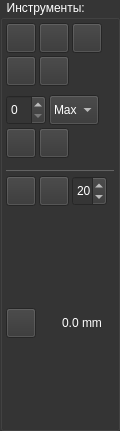
<?xml version="1.0" encoding="UTF-8"?>
<ui version="4.0">
 <class>MeshTools</class>
 <widget class="QWidget" name="MeshTools">
  <property name="geometry">
   <rect>
    <x>0</x>
    <y>0</y>
    <width>120</width>
    <height>431</height>
   </rect>
  </property>
  <property name="sizePolicy">
   <sizepolicy hsizetype="Preferred" vsizetype="MinimumExpanding">
    <horstretch>0</horstretch>
    <verstretch>0</verstretch>
   </sizepolicy>
  </property>
  <property name="minimumSize">
   <size>
    <width>120</width>
    <height>0</height>
   </size>
  </property>
  <property name="maximumSize">
   <size>
    <width>120</width>
    <height>16777215</height>
   </size>
  </property>
  <property name="palette">
   <palette>
    <active>
     <colorrole role="WindowText">
      <brush brushstyle="SolidPattern">
       <color alpha="255">
        <red>255</red>
        <green>255</green>
        <blue>255</blue>
       </color>
      </brush>
     </colorrole>
     <colorrole role="Button">
      <brush brushstyle="SolidPattern">
       <color alpha="255">
        <red>53</red>
        <green>53</green>
        <blue>53</blue>
       </color>
      </brush>
     </colorrole>
     <colorrole role="Light">
      <brush brushstyle="SolidPattern">
       <color alpha="255">
        <red>53</red>
        <green>53</green>
        <blue>53</blue>
       </color>
      </brush>
     </colorrole>
     <colorrole role="Midlight">
      <brush brushstyle="SolidPattern">
       <color alpha="255">
        <red>53</red>
        <green>53</green>
        <blue>53</blue>
       </color>
      </brush>
     </colorrole>
     <colorrole role="Dark">
      <brush brushstyle="SolidPattern">
       <color alpha="255">
        <red>98</red>
        <green>98</green>
        <blue>98</blue>
       </color>
      </brush>
     </colorrole>
     <colorrole role="Mid">
      <brush brushstyle="SolidPattern">
       <color alpha="255">
        <red>154</red>
        <green>154</green>
        <blue>154</blue>
       </color>
      </brush>
     </colorrole>
     <colorrole role="Text">
      <brush brushstyle="SolidPattern">
       <color alpha="255">
        <red>255</red>
        <green>255</green>
        <blue>255</blue>
       </color>
      </brush>
     </colorrole>
     <colorrole role="BrightText">
      <brush brushstyle="SolidPattern">
       <color alpha="255">
        <red>255</red>
        <green>255</green>
        <blue>255</blue>
       </color>
      </brush>
     </colorrole>
     <colorrole role="ButtonText">
      <brush brushstyle="SolidPattern">
       <color alpha="255">
        <red>255</red>
        <green>255</green>
        <blue>255</blue>
       </color>
      </brush>
     </colorrole>
     <colorrole role="Base">
      <brush brushstyle="SolidPattern">
       <color alpha="255">
        <red>53</red>
        <green>53</green>
        <blue>53</blue>
       </color>
      </brush>
     </colorrole>
     <colorrole role="Window">
      <brush brushstyle="SolidPattern">
       <color alpha="255">
        <red>53</red>
        <green>53</green>
        <blue>53</blue>
       </color>
      </brush>
     </colorrole>
     <colorrole role="Shadow">
      <brush brushstyle="SolidPattern">
       <color alpha="255">
        <red>53</red>
        <green>53</green>
        <blue>53</blue>
       </color>
      </brush>
     </colorrole>
     <colorrole role="Highlight">
      <brush brushstyle="SolidPattern">
       <color alpha="255">
        <red>98</red>
        <green>98</green>
        <blue>98</blue>
       </color>
      </brush>
     </colorrole>
     <colorrole role="HighlightedText">
      <brush brushstyle="SolidPattern">
       <color alpha="255">
        <red>255</red>
        <green>255</green>
        <blue>255</blue>
       </color>
      </brush>
     </colorrole>
     <colorrole role="Link">
      <brush brushstyle="SolidPattern">
       <color alpha="255">
        <red>53</red>
        <green>53</green>
        <blue>53</blue>
       </color>
      </brush>
     </colorrole>
     <colorrole role="LinkVisited">
      <brush brushstyle="SolidPattern">
       <color alpha="255">
        <red>53</red>
        <green>53</green>
        <blue>53</blue>
       </color>
      </brush>
     </colorrole>
     <colorrole role="AlternateBase">
      <brush brushstyle="SolidPattern">
       <color alpha="255">
        <red>53</red>
        <green>53</green>
        <blue>53</blue>
       </color>
      </brush>
     </colorrole>
     <colorrole role="ToolTipBase">
      <brush brushstyle="SolidPattern">
       <color alpha="255">
        <red>255</red>
        <green>255</green>
        <blue>255</blue>
       </color>
      </brush>
     </colorrole>
     <colorrole role="ToolTipText">
      <brush brushstyle="SolidPattern">
       <color alpha="255">
        <red>255</red>
        <green>255</green>
        <blue>255</blue>
       </color>
      </brush>
     </colorrole>
     <colorrole role="PlaceholderText">
      <brush brushstyle="SolidPattern">
       <color alpha="128">
        <red>98</red>
        <green>98</green>
        <blue>98</blue>
       </color>
      </brush>
     </colorrole>
    </active>
    <inactive>
     <colorrole role="WindowText">
      <brush brushstyle="SolidPattern">
       <color alpha="255">
        <red>255</red>
        <green>255</green>
        <blue>255</blue>
       </color>
      </brush>
     </colorrole>
     <colorrole role="Button">
      <brush brushstyle="SolidPattern">
       <color alpha="255">
        <red>53</red>
        <green>53</green>
        <blue>53</blue>
       </color>
      </brush>
     </colorrole>
     <colorrole role="Light">
      <brush brushstyle="SolidPattern">
       <color alpha="255">
        <red>53</red>
        <green>53</green>
        <blue>53</blue>
       </color>
      </brush>
     </colorrole>
     <colorrole role="Midlight">
      <brush brushstyle="SolidPattern">
       <color alpha="255">
        <red>53</red>
        <green>53</green>
        <blue>53</blue>
       </color>
      </brush>
     </colorrole>
     <colorrole role="Dark">
      <brush brushstyle="SolidPattern">
       <color alpha="255">
        <red>98</red>
        <green>98</green>
        <blue>98</blue>
       </color>
      </brush>
     </colorrole>
     <colorrole role="Mid">
      <brush brushstyle="SolidPattern">
       <color alpha="255">
        <red>154</red>
        <green>154</green>
        <blue>154</blue>
       </color>
      </brush>
     </colorrole>
     <colorrole role="Text">
      <brush brushstyle="SolidPattern">
       <color alpha="255">
        <red>255</red>
        <green>255</green>
        <blue>255</blue>
       </color>
      </brush>
     </colorrole>
     <colorrole role="BrightText">
      <brush brushstyle="SolidPattern">
       <color alpha="255">
        <red>255</red>
        <green>255</green>
        <blue>255</blue>
       </color>
      </brush>
     </colorrole>
     <colorrole role="ButtonText">
      <brush brushstyle="SolidPattern">
       <color alpha="255">
        <red>255</red>
        <green>255</green>
        <blue>255</blue>
       </color>
      </brush>
     </colorrole>
     <colorrole role="Base">
      <brush brushstyle="SolidPattern">
       <color alpha="255">
        <red>53</red>
        <green>53</green>
        <blue>53</blue>
       </color>
      </brush>
     </colorrole>
     <colorrole role="Window">
      <brush brushstyle="SolidPattern">
       <color alpha="255">
        <red>53</red>
        <green>53</green>
        <blue>53</blue>
       </color>
      </brush>
     </colorrole>
     <colorrole role="Shadow">
      <brush brushstyle="SolidPattern">
       <color alpha="255">
        <red>53</red>
        <green>53</green>
        <blue>53</blue>
       </color>
      </brush>
     </colorrole>
     <colorrole role="Highlight">
      <brush brushstyle="SolidPattern">
       <color alpha="255">
        <red>98</red>
        <green>98</green>
        <blue>98</blue>
       </color>
      </brush>
     </colorrole>
     <colorrole role="HighlightedText">
      <brush brushstyle="SolidPattern">
       <color alpha="255">
        <red>255</red>
        <green>255</green>
        <blue>255</blue>
       </color>
      </brush>
     </colorrole>
     <colorrole role="Link">
      <brush brushstyle="SolidPattern">
       <color alpha="255">
        <red>53</red>
        <green>53</green>
        <blue>53</blue>
       </color>
      </brush>
     </colorrole>
     <colorrole role="LinkVisited">
      <brush brushstyle="SolidPattern">
       <color alpha="255">
        <red>53</red>
        <green>53</green>
        <blue>53</blue>
       </color>
      </brush>
     </colorrole>
     <colorrole role="AlternateBase">
      <brush brushstyle="SolidPattern">
       <color alpha="255">
        <red>53</red>
        <green>53</green>
        <blue>53</blue>
       </color>
      </brush>
     </colorrole>
     <colorrole role="ToolTipBase">
      <brush brushstyle="SolidPattern">
       <color alpha="255">
        <red>255</red>
        <green>255</green>
        <blue>220</blue>
       </color>
      </brush>
     </colorrole>
     <colorrole role="ToolTipText">
      <brush brushstyle="SolidPattern">
       <color alpha="255">
        <red>255</red>
        <green>255</green>
        <blue>255</blue>
       </color>
      </brush>
     </colorrole>
     <colorrole role="PlaceholderText">
      <brush brushstyle="SolidPattern">
       <color alpha="128">
        <red>98</red>
        <green>98</green>
        <blue>98</blue>
       </color>
      </brush>
     </colorrole>
    </inactive>
    <disabled>
     <colorrole role="WindowText">
      <brush brushstyle="SolidPattern">
       <color alpha="255">
        <red>255</red>
        <green>255</green>
        <blue>255</blue>
       </color>
      </brush>
     </colorrole>
     <colorrole role="Button">
      <brush brushstyle="SolidPattern">
       <color alpha="255">
        <red>53</red>
        <green>53</green>
        <blue>53</blue>
       </color>
      </brush>
     </colorrole>
     <colorrole role="Light">
      <brush brushstyle="SolidPattern">
       <color alpha="255">
        <red>53</red>
        <green>53</green>
        <blue>53</blue>
       </color>
      </brush>
     </colorrole>
     <colorrole role="Midlight">
      <brush brushstyle="SolidPattern">
       <color alpha="255">
        <red>53</red>
        <green>53</green>
        <blue>53</blue>
       </color>
      </brush>
     </colorrole>
     <colorrole role="Dark">
      <brush brushstyle="SolidPattern">
       <color alpha="255">
        <red>98</red>
        <green>98</green>
        <blue>98</blue>
       </color>
      </brush>
     </colorrole>
     <colorrole role="Mid">
      <brush brushstyle="SolidPattern">
       <color alpha="255">
        <red>154</red>
        <green>154</green>
        <blue>154</blue>
       </color>
      </brush>
     </colorrole>
     <colorrole role="Text">
      <brush brushstyle="SolidPattern">
       <color alpha="255">
        <red>255</red>
        <green>255</green>
        <blue>255</blue>
       </color>
      </brush>
     </colorrole>
     <colorrole role="BrightText">
      <brush brushstyle="SolidPattern">
       <color alpha="255">
        <red>255</red>
        <green>255</green>
        <blue>255</blue>
       </color>
      </brush>
     </colorrole>
     <colorrole role="ButtonText">
      <brush brushstyle="SolidPattern">
       <color alpha="255">
        <red>255</red>
        <green>255</green>
        <blue>255</blue>
       </color>
      </brush>
     </colorrole>
     <colorrole role="Base">
      <brush brushstyle="SolidPattern">
       <color alpha="255">
        <red>53</red>
        <green>53</green>
        <blue>53</blue>
       </color>
      </brush>
     </colorrole>
     <colorrole role="Window">
      <brush brushstyle="SolidPattern">
       <color alpha="255">
        <red>53</red>
        <green>53</green>
        <blue>53</blue>
       </color>
      </brush>
     </colorrole>
     <colorrole role="Shadow">
      <brush brushstyle="SolidPattern">
       <color alpha="255">
        <red>53</red>
        <green>53</green>
        <blue>53</blue>
       </color>
      </brush>
     </colorrole>
     <colorrole role="Highlight">
      <brush brushstyle="SolidPattern">
       <color alpha="255">
        <red>98</red>
        <green>98</green>
        <blue>98</blue>
       </color>
      </brush>
     </colorrole>
     <colorrole role="HighlightedText">
      <brush brushstyle="SolidPattern">
       <color alpha="255">
        <red>255</red>
        <green>255</green>
        <blue>255</blue>
       </color>
      </brush>
     </colorrole>
     <colorrole role="Link">
      <brush brushstyle="SolidPattern">
       <color alpha="255">
        <red>53</red>
        <green>53</green>
        <blue>53</blue>
       </color>
      </brush>
     </colorrole>
     <colorrole role="LinkVisited">
      <brush brushstyle="SolidPattern">
       <color alpha="255">
        <red>53</red>
        <green>53</green>
        <blue>53</blue>
       </color>
      </brush>
     </colorrole>
     <colorrole role="AlternateBase">
      <brush brushstyle="SolidPattern">
       <color alpha="255">
        <red>53</red>
        <green>53</green>
        <blue>53</blue>
       </color>
      </brush>
     </colorrole>
     <colorrole role="ToolTipBase">
      <brush brushstyle="SolidPattern">
       <color alpha="255">
        <red>255</red>
        <green>255</green>
        <blue>220</blue>
       </color>
      </brush>
     </colorrole>
     <colorrole role="ToolTipText">
      <brush brushstyle="SolidPattern">
       <color alpha="255">
        <red>255</red>
        <green>255</green>
        <blue>255</blue>
       </color>
      </brush>
     </colorrole>
     <colorrole role="PlaceholderText">
      <brush brushstyle="SolidPattern">
       <color alpha="128">
        <red>98</red>
        <green>98</green>
        <blue>98</blue>
       </color>
      </brush>
     </colorrole>
    </disabled>
   </palette>
  </property>
  <property name="windowTitle">
   <string>Form</string>
  </property>
  <layout class="QVBoxLayout" name="verticalLayout">
   <property name="spacing">
    <number>3</number>
   </property>
   <property name="leftMargin">
    <number>0</number>
   </property>
   <property name="topMargin">
    <number>0</number>
   </property>
   <property name="rightMargin">
    <number>0</number>
   </property>
   <property name="bottomMargin">
    <number>0</number>
   </property>
   <item alignment="Qt::AlignHCenter">
    <widget class="QGroupBox" name="groupBox">
     <property name="sizePolicy">
      <sizepolicy hsizetype="Minimum" vsizetype="MinimumExpanding">
       <horstretch>0</horstretch>
       <verstretch>0</verstretch>
      </sizepolicy>
     </property>
     <property name="maximumSize">
      <size>
       <width>120</width>
       <height>16777215</height>
      </size>
     </property>
     <property name="title">
      <string>  Инструменты:</string>
     </property>
     <layout class="QVBoxLayout" name="verticalLayout_2">
      <property name="spacing">
       <number>3</number>
      </property>
      <property name="leftMargin">
       <number>3</number>
      </property>
      <property name="topMargin">
       <number>3</number>
      </property>
      <property name="rightMargin">
       <number>3</number>
      </property>
      <property name="bottomMargin">
       <number>3</number>
      </property>
      <item>
       <layout class="QHBoxLayout" name="horizontalLayout_3">
        <item>
         <widget class="QPushButton" name="pbFill">
          <property name="enabled">
           <bool>true</bool>
          </property>
          <property name="minimumSize">
           <size>
            <width>30</width>
            <height>30</height>
           </size>
          </property>
          <property name="maximumSize">
           <size>
            <width>30</width>
            <height>30</height>
           </size>
          </property>
          <property name="toolTip">
           <string>&lt;html&gt;&lt;head/&gt;&lt;body&gt;&lt;p&gt;Заполнить дыры&lt;/p&gt;&lt;/body&gt;&lt;/html&gt;</string>
          </property>
          <property name="text">
           <string/>
          </property>
          <property name="icon">
           <iconset resource="../resources.qrc">
            <normaloff>:/icons/meshtools/заполнение дырки.png</normaloff>:/icons/meshtools/заполнение дырки.png</iconset>
          </property>
          <property name="iconSize">
           <size>
            <width>28</width>
            <height>28</height>
           </size>
          </property>
         </widget>
        </item>
        <item>
         <widget class="QPushButton" name="pbClose">
          <property name="minimumSize">
           <size>
            <width>30</width>
            <height>30</height>
           </size>
          </property>
          <property name="maximumSize">
           <size>
            <width>30</width>
            <height>30</height>
           </size>
          </property>
          <property name="toolTip">
           <string>&lt;html&gt;&lt;head/&gt;&lt;body&gt;&lt;p&gt;Закрыть контура&lt;/p&gt;&lt;/body&gt;&lt;/html&gt;</string>
          </property>
          <property name="text">
           <string/>
          </property>
          <property name="icon">
           <iconset resource="../resources.qrc">
            <normaloff>:/icons/meshtools/закрыть контур.png</normaloff>:/icons/meshtools/закрыть контур.png</iconset>
          </property>
          <property name="iconSize">
           <size>
            <width>24</width>
            <height>24</height>
           </size>
          </property>
         </widget>
        </item>
        <item>
         <widget class="QPushButton" name="pushButtonFlipX">
          <property name="minimumSize">
           <size>
            <width>30</width>
            <height>30</height>
           </size>
          </property>
          <property name="maximumSize">
           <size>
            <width>30</width>
            <height>30</height>
           </size>
          </property>
          <property name="toolTip">
           <string>&lt;html&gt;&lt;head/&gt;&lt;body&gt;&lt;p&gt;Зеркальное отображение&lt;/p&gt;&lt;/body&gt;&lt;/html&gt;</string>
          </property>
          <property name="text">
           <string/>
          </property>
          <property name="icon">
           <iconset resource="../resources.qrc">
            <normaloff>:/icons/meshtools/зеркальное отображение.png</normaloff>:/icons/meshtools/зеркальное отображение.png</iconset>
          </property>
          <property name="iconSize">
           <size>
            <width>24</width>
            <height>24</height>
           </size>
          </property>
         </widget>
        </item>
        <item>
         <spacer name="horizontalSpacer_2">
          <property name="orientation">
           <enum>Qt::Horizontal</enum>
          </property>
          <property name="sizeHint" stdset="0">
           <size>
            <width>40</width>
            <height>20</height>
           </size>
          </property>
         </spacer>
        </item>
       </layout>
      </item>
      <item>
       <layout class="QHBoxLayout" name="horizontalLayout_4">
        <item>
         <widget class="QPushButton" name="pbCrossSection">
          <property name="minimumSize">
           <size>
            <width>30</width>
            <height>30</height>
           </size>
          </property>
          <property name="maximumSize">
           <size>
            <width>30</width>
            <height>30</height>
           </size>
          </property>
          <property name="toolTip">
           <string>Сечение</string>
          </property>
          <property name="text">
           <string/>
          </property>
          <property name="icon">
           <iconset resource="../resources.qrc">
            <normaloff>:/icons/meshtools/поперечное сечение1.png</normaloff>:/icons/meshtools/поперечное сечение1.png</iconset>
          </property>
          <property name="iconSize">
           <size>
            <width>24</width>
            <height>24</height>
           </size>
          </property>
          <property name="checkable">
           <bool>true</bool>
          </property>
         </widget>
        </item>
        <item>
         <widget class="QPushButton" name="pbSplit">
          <property name="minimumSize">
           <size>
            <width>30</width>
            <height>30</height>
           </size>
          </property>
          <property name="maximumSize">
           <size>
            <width>30</width>
            <height>30</height>
           </size>
          </property>
          <property name="toolTip">
           <string>&lt;html&gt;&lt;head/&gt;&lt;body&gt;&lt;p&gt;Разделить по размеру&lt;/p&gt;&lt;/body&gt;&lt;/html&gt;</string>
          </property>
          <property name="text">
           <string/>
          </property>
          <property name="icon">
           <iconset resource="../resources.qrc">
            <normaloff>:/icons/meshtools/разделить по размеру.png</normaloff>:/icons/meshtools/разделить по размеру.png</iconset>
          </property>
          <property name="iconSize">
           <size>
            <width>24</width>
            <height>24</height>
           </size>
          </property>
          <property name="checkable">
           <bool>true</bool>
          </property>
         </widget>
        </item>
        <item>
         <spacer name="horizontalSpacer">
          <property name="orientation">
           <enum>Qt::Horizontal</enum>
          </property>
          <property name="sizeHint" stdset="0">
           <size>
            <width>40</width>
            <height>20</height>
           </size>
          </property>
         </spacer>
        </item>
       </layout>
      </item>
      <item>
       <widget class="QWidget" name="wSplit" native="true">
        <property name="sizePolicy">
         <sizepolicy hsizetype="Minimum" vsizetype="Maximum">
          <horstretch>0</horstretch>
          <verstretch>0</verstretch>
         </sizepolicy>
        </property>
        <layout class="QVBoxLayout" name="verticalLayout_4">
         <property name="spacing">
          <number>3</number>
         </property>
         <property name="leftMargin">
          <number>0</number>
         </property>
         <property name="topMargin">
          <number>0</number>
         </property>
         <property name="rightMargin">
          <number>0</number>
         </property>
         <item>
          <widget class="QWidget" name="widget_2" native="true">
           <property name="sizePolicy">
            <sizepolicy hsizetype="Preferred" vsizetype="Preferred">
             <horstretch>0</horstretch>
             <verstretch>0</verstretch>
            </sizepolicy>
           </property>
           <property name="minimumSize">
            <size>
             <width>0</width>
             <height>36</height>
            </size>
           </property>
           <layout class="QHBoxLayout" name="horizontalLayout_2">
            <property name="spacing">
             <number>3</number>
            </property>
            <property name="leftMargin">
             <number>0</number>
            </property>
            <property name="topMargin">
             <number>0</number>
            </property>
            <property name="rightMargin">
             <number>0</number>
            </property>
            <property name="bottomMargin">
             <number>0</number>
            </property>
            <item>
             <widget class="QSpinBox" name="sbSplitNumber">
              <property name="sizePolicy">
               <sizepolicy hsizetype="Maximum" vsizetype="Fixed">
                <horstretch>0</horstretch>
                <verstretch>0</verstretch>
               </sizepolicy>
              </property>
              <property name="minimumSize">
               <size>
                <width>40</width>
                <height>30</height>
               </size>
              </property>
              <property name="maximumSize">
               <size>
                <width>40</width>
                <height>24</height>
               </size>
              </property>
              <property name="toolTip">
               <string>&lt;html&gt;&lt;head/&gt;&lt;body&gt;&lt;p&gt;Количество оставляемых размеров&lt;/p&gt;&lt;/body&gt;&lt;/html&gt;</string>
              </property>
             </widget>
            </item>
            <item>
             <widget class="QComboBox" name="cbSplitSize">
              <property name="minimumSize">
               <size>
                <width>50</width>
                <height>30</height>
               </size>
              </property>
              <property name="maximumSize">
               <size>
                <width>50</width>
                <height>24</height>
               </size>
              </property>
              <property name="toolTip">
               <string>&lt;html&gt;&lt;head/&gt;&lt;body&gt;&lt;p&gt;Оставить максимальные или минимальные размеры&lt;/p&gt;&lt;/body&gt;&lt;/html&gt;</string>
              </property>
              <item>
               <property name="text">
                <string>Max</string>
               </property>
              </item>
              <item>
               <property name="text">
                <string>Min</string>
               </property>
              </item>
             </widget>
            </item>
            <item>
             <spacer name="horizontalSpacer_5">
              <property name="orientation">
               <enum>Qt::Horizontal</enum>
              </property>
              <property name="sizeHint" stdset="0">
               <size>
                <width>40</width>
                <height>20</height>
               </size>
              </property>
             </spacer>
            </item>
           </layout>
          </widget>
         </item>
         <item>
          <layout class="QHBoxLayout" name="horizontalLayout_6">
           <item>
            <widget class="QPushButton" name="pbSplitSplit">
             <property name="minimumSize">
              <size>
               <width>30</width>
               <height>30</height>
              </size>
             </property>
             <property name="maximumSize">
              <size>
               <width>30</width>
               <height>30</height>
              </size>
             </property>
             <property name="toolTip">
              <string>&lt;html&gt;&lt;head/&gt;&lt;body&gt;&lt;p&gt;Разделить&lt;/p&gt;&lt;/body&gt;&lt;/html&gt;</string>
             </property>
             <property name="text">
              <string/>
             </property>
             <property name="icon">
              <iconset resource="../resources.qrc">
               <normaloff>:/icons/meshtools/разделить.png</normaloff>:/icons/meshtools/разделить.png</iconset>
             </property>
             <property name="iconSize">
              <size>
               <width>28</width>
               <height>28</height>
              </size>
             </property>
            </widget>
           </item>
           <item>
            <widget class="QPushButton" name="pbSplitApply">
             <property name="minimumSize">
              <size>
               <width>30</width>
               <height>30</height>
              </size>
             </property>
             <property name="maximumSize">
              <size>
               <width>30</width>
               <height>30</height>
              </size>
             </property>
             <property name="toolTip">
              <string>&lt;html&gt;&lt;head/&gt;&lt;body&gt;&lt;p&gt;Сохранить&lt;/p&gt;&lt;/body&gt;&lt;/html&gt;</string>
             </property>
             <property name="text">
              <string/>
             </property>
             <property name="icon">
              <iconset resource="../resources.qrc">
               <normaloff>:/icons/meshtools/сохранить.png</normaloff>:/icons/meshtools/сохранить.png</iconset>
             </property>
             <property name="iconSize">
              <size>
               <width>42</width>
               <height>24</height>
              </size>
             </property>
            </widget>
           </item>
           <item>
            <spacer name="horizontalSpacer_3">
             <property name="orientation">
              <enum>Qt::Horizontal</enum>
             </property>
             <property name="sizeHint" stdset="0">
              <size>
               <width>40</width>
               <height>20</height>
              </size>
             </property>
            </spacer>
           </item>
          </layout>
         </item>
        </layout>
       </widget>
      </item>
      <item>
       <widget class="Line" name="line">
        <property name="orientation">
         <enum>Qt::Horizontal</enum>
        </property>
       </widget>
      </item>
      <item>
       <layout class="QHBoxLayout" name="horizontalLayout">
        <item>
         <widget class="QPushButton" name="pbSmooth">
          <property name="minimumSize">
           <size>
            <width>30</width>
            <height>30</height>
           </size>
          </property>
          <property name="maximumSize">
           <size>
            <width>30</width>
            <height>30</height>
           </size>
          </property>
          <property name="toolTip">
           <string>&lt;html&gt;&lt;head/&gt;&lt;body&gt;&lt;p&gt;Сглаживание&lt;/p&gt;&lt;/body&gt;&lt;/html&gt;</string>
          </property>
          <property name="text">
           <string/>
          </property>
          <property name="icon">
           <iconset resource="../resources.qrc">
            <normaloff>:/icons/meshtools/сглаживание.png</normaloff>:/icons/meshtools/сглаживание.png</iconset>
          </property>
          <property name="iconSize">
           <size>
            <width>24</width>
            <height>24</height>
           </size>
          </property>
          <property name="checkable">
           <bool>true</bool>
          </property>
         </widget>
        </item>
        <item>
         <widget class="QPushButton" name="pbSmoothApply">
          <property name="enabled">
           <bool>true</bool>
          </property>
          <property name="minimumSize">
           <size>
            <width>30</width>
            <height>30</height>
           </size>
          </property>
          <property name="maximumSize">
           <size>
            <width>30</width>
            <height>30</height>
           </size>
          </property>
          <property name="toolTip">
           <string>&lt;html&gt;&lt;head/&gt;&lt;body&gt;&lt;p&gt;Применить&lt;/p&gt;&lt;/body&gt;&lt;/html&gt;</string>
          </property>
          <property name="text">
           <string/>
          </property>
          <property name="icon">
           <iconset resource="../resources.qrc">
            <normaloff>:/icons/mounter/применить.png</normaloff>:/icons/mounter/применить.png</iconset>
          </property>
          <property name="iconSize">
           <size>
            <width>24</width>
            <height>24</height>
           </size>
          </property>
         </widget>
        </item>
        <item>
         <widget class="QSpinBox" name="sbIterations">
          <property name="sizePolicy">
           <sizepolicy hsizetype="MinimumExpanding" vsizetype="Fixed">
            <horstretch>0</horstretch>
            <verstretch>0</verstretch>
           </sizepolicy>
          </property>
          <property name="minimumSize">
           <size>
            <width>35</width>
            <height>30</height>
           </size>
          </property>
          <property name="maximumSize">
           <size>
            <width>35</width>
            <height>16777215</height>
           </size>
          </property>
          <property name="toolTip">
           <string>&lt;html&gt;&lt;head/&gt;&lt;body&gt;&lt;p&gt;Коэффициент сглаживания&lt;/p&gt;&lt;/body&gt;&lt;/html&gt;</string>
          </property>
          <property name="maximum">
           <number>100</number>
          </property>
          <property name="value">
           <number>20</number>
          </property>
         </widget>
        </item>
        <item>
         <spacer name="horizontalSpacer_4">
          <property name="orientation">
           <enum>Qt::Horizontal</enum>
          </property>
          <property name="sizeHint" stdset="0">
           <size>
            <width>40</width>
            <height>20</height>
           </size>
          </property>
         </spacer>
        </item>
       </layout>
      </item>
      <item>
       <widget class="QWidget" name="wSmooth" native="true">
        <property name="sizePolicy">
         <sizepolicy hsizetype="Preferred" vsizetype="Maximum">
          <horstretch>0</horstretch>
          <verstretch>0</verstretch>
         </sizepolicy>
        </property>
        <layout class="QVBoxLayout" name="verticalLayout_3">
         <property name="spacing">
          <number>3</number>
         </property>
         <property name="leftMargin">
          <number>0</number>
         </property>
         <property name="topMargin">
          <number>0</number>
         </property>
         <property name="rightMargin">
          <number>0</number>
         </property>
         <property name="bottomMargin">
          <number>9</number>
         </property>
        </layout>
       </widget>
      </item>
      <item>
       <layout class="QHBoxLayout" name="horizontalLayout_5">
        <item alignment="Qt::AlignLeft">
         <widget class="QPushButton" name="pbRuler3D">
          <property name="minimumSize">
           <size>
            <width>30</width>
            <height>30</height>
           </size>
          </property>
          <property name="maximumSize">
           <size>
            <width>30</width>
            <height>30</height>
           </size>
          </property>
          <property name="toolTip">
           <string>3D-измеритель</string>
          </property>
          <property name="text">
           <string/>
          </property>
          <property name="icon">
           <iconset resource="../resources.qrc">
            <normaloff>:/icons/meshtools/3D измеритель.png</normaloff>:/icons/meshtools/3D измеритель.png</iconset>
          </property>
          <property name="iconSize">
           <size>
            <width>24</width>
            <height>24</height>
           </size>
          </property>
          <property name="checkable">
           <bool>true</bool>
          </property>
         </widget>
        </item>
        <item alignment="Qt::AlignLeft">
         <widget class="QLabel" name="lRuler3D">
          <property name="text">
           <string>0.0 mm</string>
          </property>
         </widget>
        </item>
       </layout>
      </item>
     </layout>
    </widget>
   </item>
  </layout>
 </widget>
 <resources>
  <include location="../resources.qrc"/>
 </resources>
 <connections/>
</ui>
